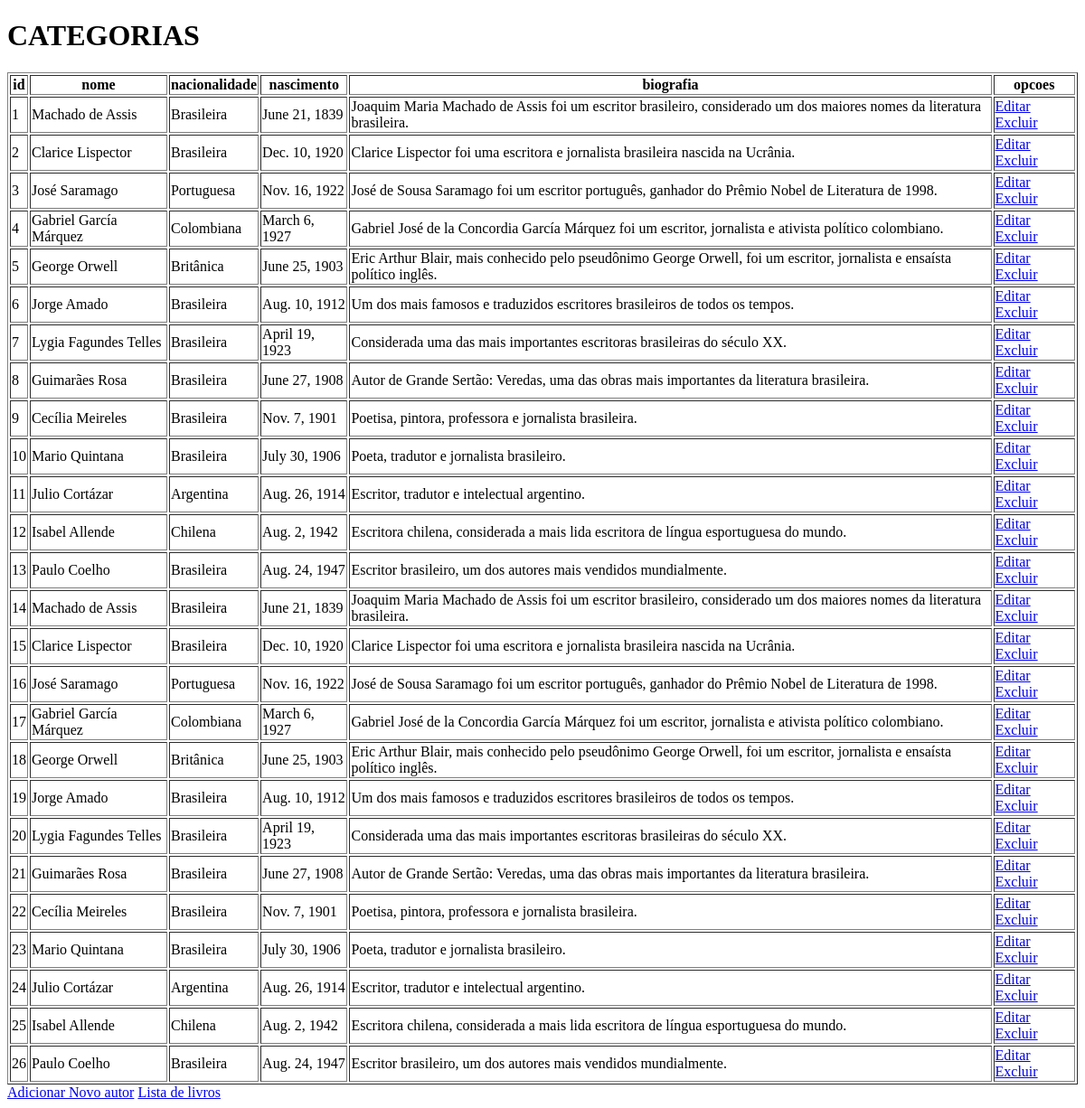
Page /livros/lista_autores/ on the earlier database version.
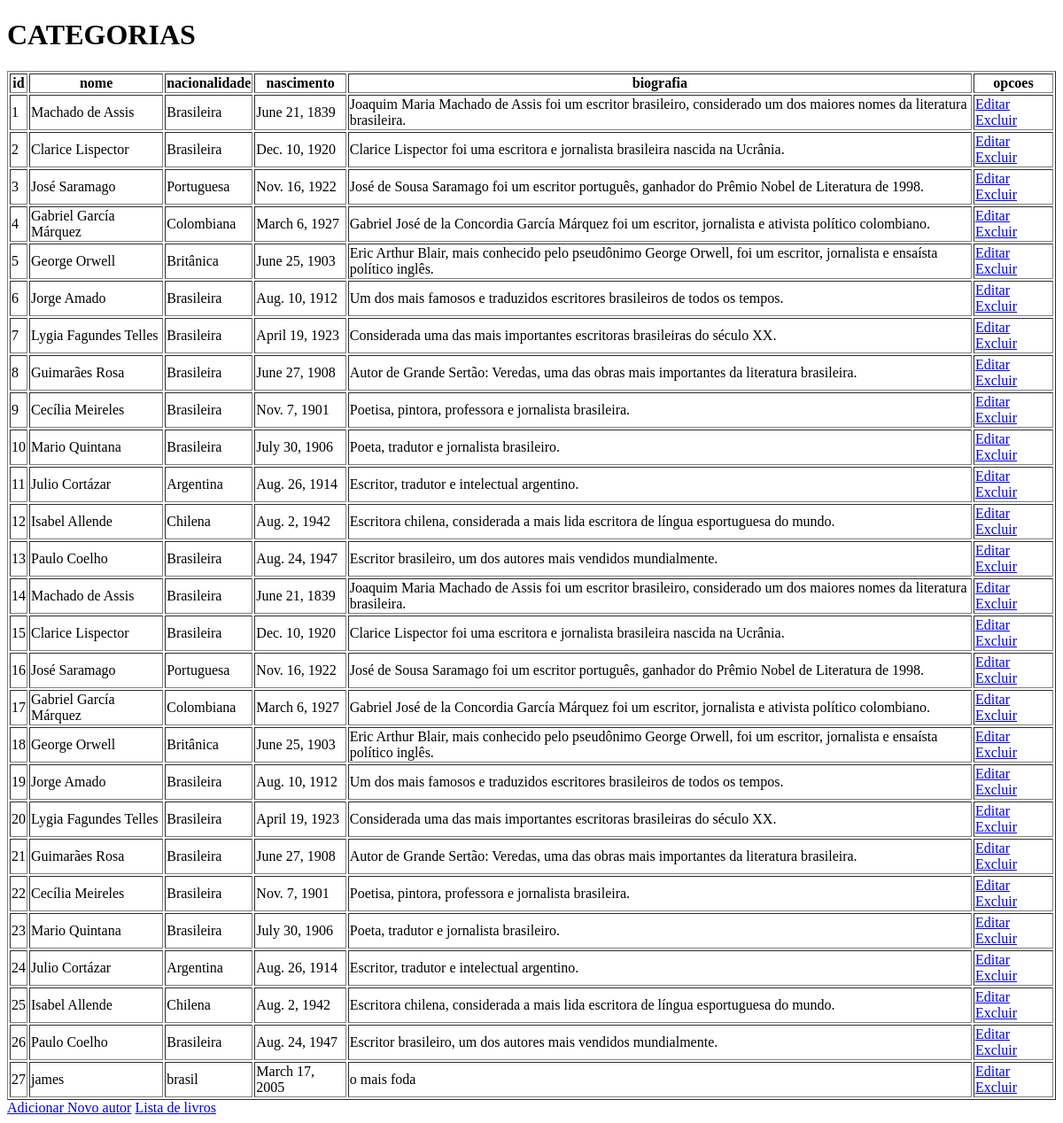
Same page on the later database version.
### livros/models.py (models this page shows, shortened)
class Autores(models.Model):
    id_autor = models.AutoField(primary_key=True)  # Chave primária automática
    nome_autor = models.TextField()  # Nome do autor (obrigatório)
    nacionalidade = models.TextField(blank=True, null=True)  # Opcional
    data_nascimento = models.DateField(blank=True, null=True)  # Opcional
    biografia = models.TextField(blank=True, null=True)  # Opcional
    class Meta:
        managed = False  # Não gerencia criação de tabela (já existe no BD)
        db_table = 'autores'  # Nome da tabela no banco

### livros/views.py (the view)
# urls.py: path('lista_autores/', views.listar_autores, name='listar_autores'),
def listar_autores(request):
    autores = Autores.objects.all()
    return render(request, 'livros/lista_autores.html', {'autores': autores})

### livros/templates/livros/lista_autores.html (shortened to what this page needs)
<!DOCTYPE html>
<html lang="en">
<head>
</head>
<body>
    <h1>CATEGORIAS</h1>
    <table border="1">
        <tr>
            <th>id</th>
            <th>nome</th>
            <th>nacionalidade</th>
            <th>nascimento</th>
            <th>biografia</th>
            <th>opcoes</th>
        </tr>
        {% for autor in autores %}
        <tr>
            <td>{{autor.id_autor}}</td>
            <td>{{autor.nome_autor}}</td>
            <td>{{autor.nacionalidade}}</td>
            <td>{{autor.data_nascimento}}</td>
            <td>{{autor.biografia}}</td>
            <td>
                <a href="{% url 'editar_autor' autor.id_autor %}">Editar</a>
                <a href="{% url 'excluir_autor' autor.id_autor %}">Excluir</a>
            </td>
        </tr>
        {% endfor %}
    </table>
    <a href="{% url 'adicionar_autor' %}">Adicionar Novo autor</a>
    <a href="{% url 'listar_livros' %}">Lista de livros</a>
</body>
</html>

Differences in the rows shown:
added Autores: id_autor "27", nome_autor "james", nacionalidade "brasil", data_nascimento "March 17, 2005", biografia "o mais foda"
